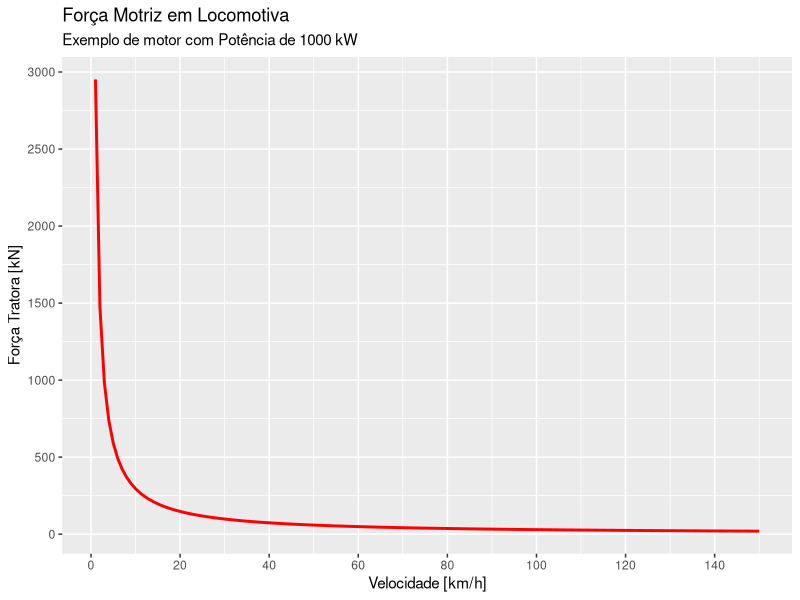
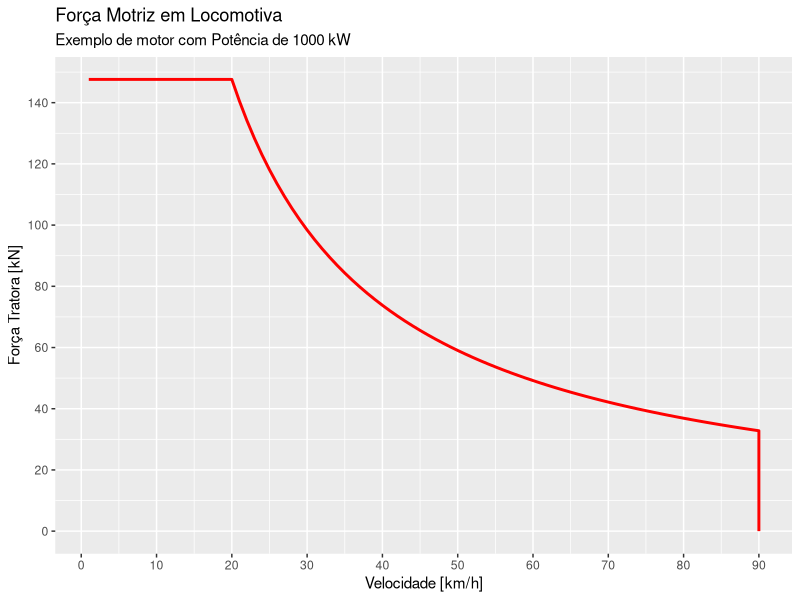

The R script that drew these images, in order:
## ---- chunk 1
library(ggplot2)
library(dplyr)
## ---- chunk 2
# Potência em kW
P = 1000
# Eficiência
n = 0.82
# Velocidades em km/h
v = 1:150

Ft = n * 3.6 * ( P / v )

df <- data.frame(v = v, 
                 Ft = Ft)

df |> ggplot(aes(x=v, y=Ft)) +
  geom_line(color='red', linewidth=1) +
  scale_x_continuous(breaks=seq(0,140,20)) +
  scale_y_continuous(breaks=seq(0,3000,500)) +
  xlab("Velocidade [km/h]") +
  ylab("Força Tratora [kN]") +
  labs(title = "Força Motriz em Locomotiva",
       subtitle = paste("Exemplo de motor com Potência de",P,"kW"))

# plot(v, Ft, type='l', col='red', lwd=2, 
#      xlab='Velocidade [km/h]',
#      ylab='Força Tratora [kN]')

## ---- chunk 3
# Potência em kW
P = 1000
# Eficiência
n = 0.82
# Limite da voltagem/rotação do motor
vmax = 90 #km/h
# Velocidades em km/h
v = 1:vmax
# Limite da corrente elétrica - VMOC
VMOC = 20 #km/h
Ftce = n * 3.6 * (P / VMOC) #kN

## EQUAÇAO
Ft = n * 3.6 * ( P / v )
# LIMITE
Ft[Ft > Ftce] = Ftce

# Acrescentar o último ponto para fechar o limite.
v <- c(v, vmax)
Ft <- c(Ft, 0)

df <- data.frame(v = v,
                 Ft = Ft)

## Plotar
df |> ggplot(aes(x=v, y=Ft)) +
  geom_line(color='red', linewidth=1) +
  scale_x_continuous(breaks=seq(0,vmax,10)) +
  scale_y_continuous(breaks=seq(0,round(Ftce/5,0)*5,20)) +
  xlab("Velocidade [km/h]") +
  ylab("Força Tratora [kN]") +
  labs(title = "Força Motriz em Locomotiva",
       subtitle = paste("Exemplo de motor com Potência de",P,"kW"))
